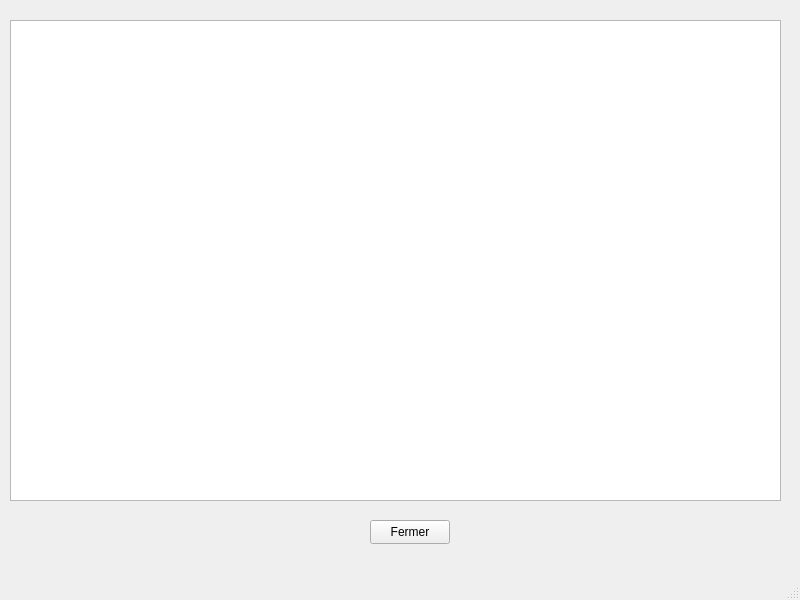
<?xml version="1.0" encoding="UTF-8"?>
<ui version="4.0">
 <class>TriDispo</class>
 <widget class="QMainWindow" name="TriDispo">
  <property name="geometry">
   <rect>
    <x>0</x>
    <y>0</y>
    <width>800</width>
    <height>600</height>
   </rect>
  </property>
  <property name="windowTitle">
   <string>MainWindow</string>
  </property>
  <widget class="QWidget" name="centralwidget">
   <widget class="QTableView" name="tableView">
    <property name="geometry">
     <rect>
      <x>10</x>
      <y>20</y>
      <width>771</width>
      <height>481</height>
     </rect>
    </property>
   </widget>
   <widget class="QPushButton" name="pushButton">
    <property name="geometry">
     <rect>
      <x>370</x>
      <y>520</y>
      <width>80</width>
      <height>24</height>
     </rect>
    </property>
    <property name="text">
     <string>Fermer</string>
    </property>
   </widget>
  </widget>
  <widget class="QMenuBar" name="menubar">
   <property name="geometry">
    <rect>
     <x>0</x>
     <y>0</y>
     <width>800</width>
     <height>21</height>
    </rect>
   </property>
  </widget>
  <widget class="QStatusBar" name="statusbar"/>
 </widget>
 <resources/>
 <connections/>
</ui>
